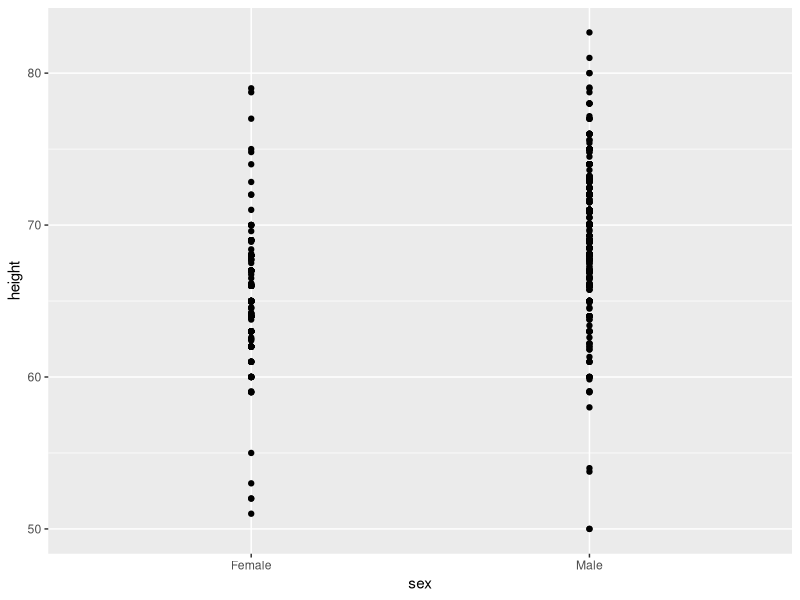
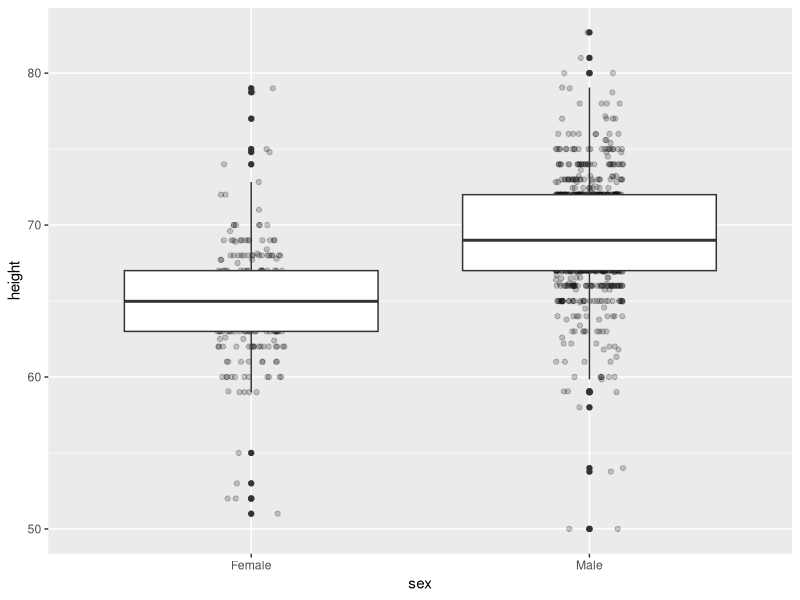
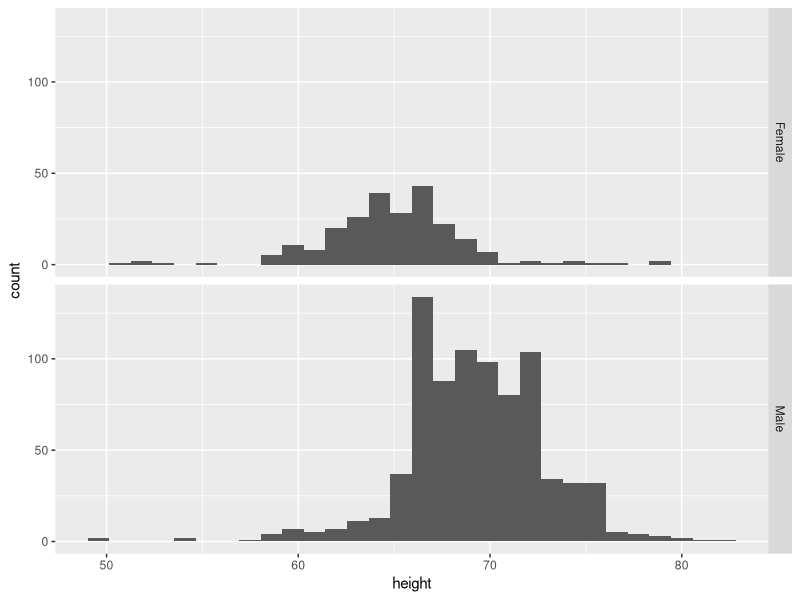
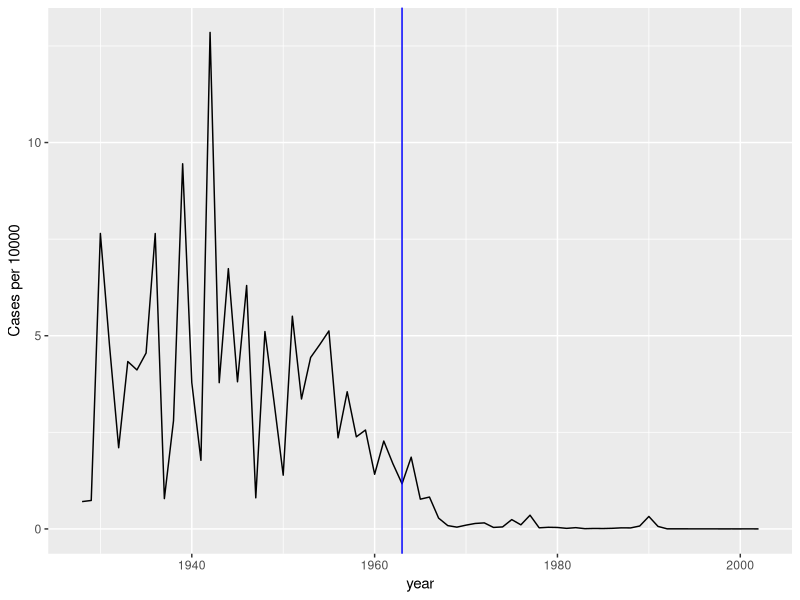
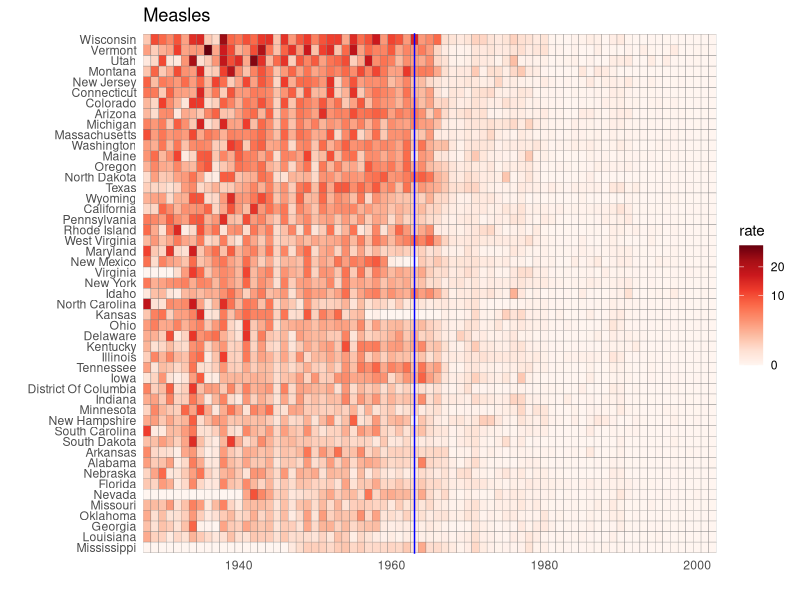
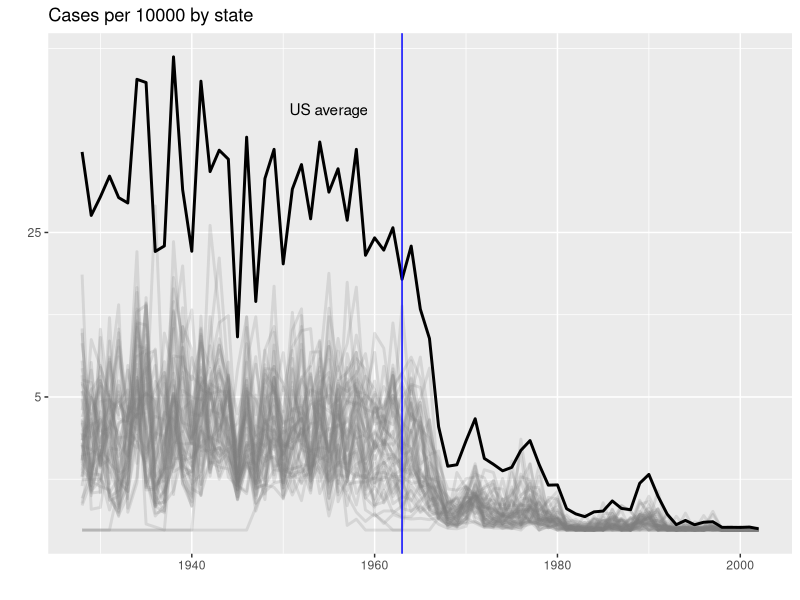

Write R code to recreate these figures, in order.
library(dslabs)
library(dplyr)
library(ggplot2)

data(heights)


heights %>% ggplot(aes(sex, height)) + geom_point()

heights %>% ggplot(aes(sex, height)) +
  geom_jitter(width = 0.1, alpha = 0.2) + 
  geom_boxplot(aes(y = height)) 

heights %>% ggplot(aes(height)) +
  geom_histogram() + 

  facet_grid(sex~.)


library(dslabs)
library(dplyr)
library(ggplot2)
library(RColorBrewer)

data(us_contagious_diseases)
str(us_contagious_diseases)


#lets select only data for Measles, and adding a rate per 1000 in the data frame
#and remove Hawaii and Alaska that were not present before

the_disease <- "Measles"
dat <- us_contagious_diseases %>%
  filter(!state%in%c("Alaska", "Hawaii") & disease == the_disease) %>% 
  mutate(rate = count/population*1000) %>% 
  mutate(state = reorder(state, rate))


dat %>% filter(state == "California") %>%
  ggplot(aes(year, rate)) +
  geom_line() + ylab("Cases per 10000") + 
  geom_vline(xintercept = 1963, col = "blue")



dat %>%
  ggplot(aes(year, state, fill = rate)) +
  geom_tile(color = "grey50") + 
  scale_x_continuous(expand = c(0,0)) + 
  scale_fill_gradientn(colors = brewer.pal(9, "Reds"), trans = "sqrt") + 
  geom_vline(xintercept = 1963, col = "blue") + 
  theme_minimal() + 
  theme(panel.grid = element_blank()) + 
  ggtitle(the_disease) + 
  ylab("") + 
  xlab("")


#to show a plot with high precision on the rate , lets 
#try the code below

#Code: Line plot of measles rate by year and state
# compute US average measles rate by year

avg <- us_contagious_diseases %>%
  filter(disease == the_disease) %>% group_by(year) %>%
  summarise(us_rate = sum(count, na.rm = TRUE)/sum(population, na.rm = TRUE)*10000)

# make line plot of measles rate by year by state

dat %>%
  filter(!is.na(rate)) %>%
  ggplot() +
  geom_line(aes(year, rate, group = state), color = "grey50", 
            show.legend = FALSE, alpha = 0.2, size = 1) +
  geom_line(mapping = aes(year, us_rate), data = avg, size = 1, col = "black") +
  scale_y_continuous(trans = "sqrt", breaks = c(5, 25, 125, 300)) +
  ggtitle("Cases per 10000 by state") +
  xlab("") +
  ylab("") +
  geom_text(data = data.frame(x = 1955, y = 50), mapping = aes(x, y, label = "US average"), color = "black") +
  geom_vline(xintercept = 1963, col = "blue")
